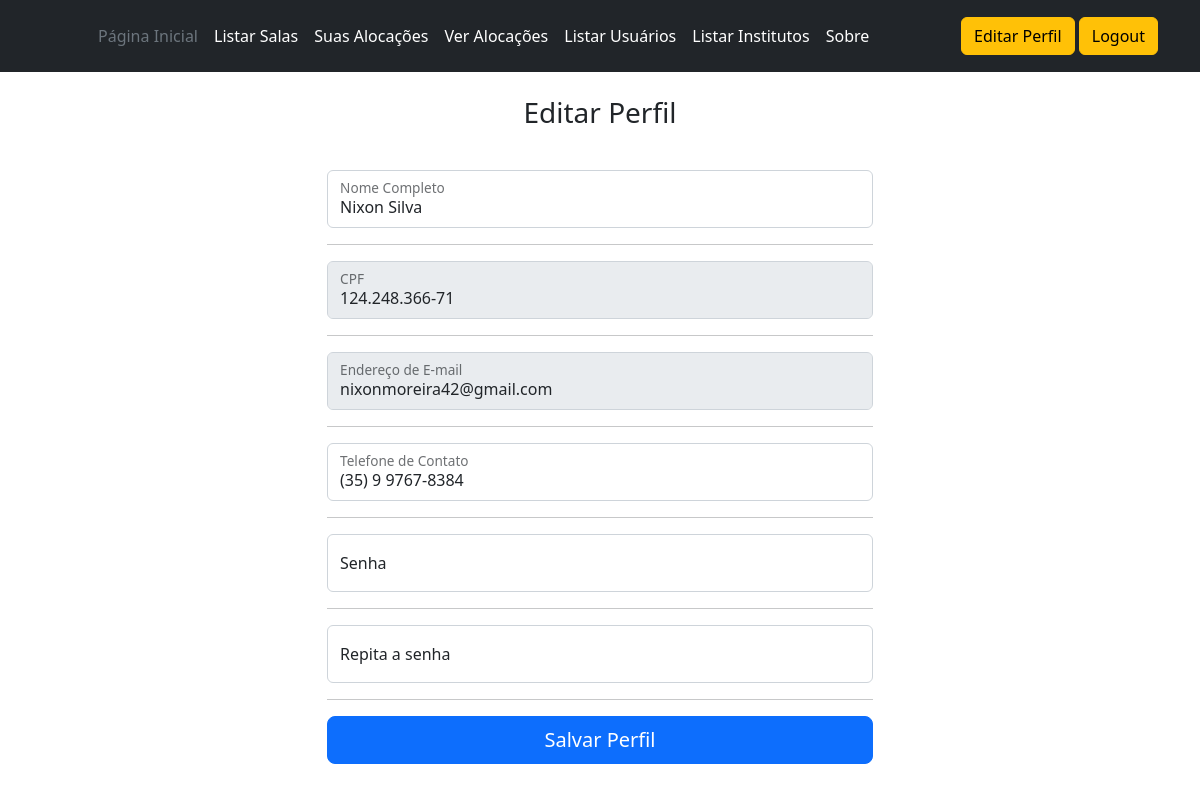
Page /index.php?page=signup&id=1 (signed in) on the committed database.
### tables this page shows
CREATE TABLE `user` (
  `id` int(11) NOT NULL,
  `name` varchar(255) NOT NULL,
  `email` varchar(255) NOT NULL,
  `pass_word` varchar(255) NOT NULL,
  `cpf` varchar(14) NOT NULL,
  `telephone` varchar(20) DEFAULT NULL,
  `type` enum('A','M','U') NOT NULL DEFAULT 'U',
  `created_at` timestamp NOT NULL DEFAULT CURRENT_TIMESTAMP,
  `altered_at` timestamp NOT NULL DEFAULT CURRENT_TIMESTAMP
);

### utils/list_users.php (called while the page is built, shortened)
<?php
function listSingleUser ($connection, $id)
{
    $query = "SELECT name, cpf, email, telephone FROM user WHERE id = $id";
    $result = mysqli_query($connection, $query);
    if ($result)
        return mysqli_fetch_array($result);
    else
        return null;
}

### views/sign_up.php (the view, shortened to what this page needs)
<body class="text-center">
  <?php
    include 'utils/list_users.php';
    $isEdit = false;
    $row = null;
    if (isset($_GET['id']))
    {
      $id = $_GET['id'];
      $isEdit = true;
      $row = listSingleUser($connection, $id);
    }
  ?>
  <div class = "container">
    <div class = "row">
      <div class = "col-3"></div>
      <div class = "col-6">
        <main class="form-signin w-100 m-auto">
          <form method="post" id="signup_form">
            <br>
            <?php
            if (!$isEdit) {
              ?><h1 class="h3 mb-3 fw-normal">Cadastro</h1><?php
            }
            else
            {
              ?><h1 class="h3 mb-3 fw-normal">Editar Perfil</h1><?php
            } ?>
            <br>
            <?php
            if (!$isEdit) { ?>
              <div class="form-floating">
                <input type="text" class="form-control" id="username" name = "userName" placeholder="Nome Completo" required maxLenght="128">
                <label for="username">Nome Completo</label>
              </div>
              <hr>
              <div class="form-floating">
                <input type="text" minlength="14" maxlength="14" class="form-control" id="cpf" name = "userCPF" placeholder="CPF" required>
                <script>
                  $("#cpf").keypress(function() {
                      $(this).mask('000.000.000-00');
                  });
                </script>
                <label for="cpf">CPF</label>
              </div>
              <hr>
              <div class="form-floating">
                <input type="email" class="form-control" id="email" name = "userEmail" placeholder="exemplo@unifei.edu.br" required>
                <label for="email">Endereço de E-mail</label>
              </div>
              <hr>
              <div class="form-floating">
                <input type="tel" class="form-control" id="telephone" name = "userTelephone" placeholder="(00) 0 0000-0000">
                <script>
                  $( "#telephone" ).keypress(function() {
                      $(this).mask('(00) 0 0000-0000');
                  });
                </script>
                <label for="telephone">Telefone de Contato</label>
              </div>
              <hr>
              <div class="form-floating">
                <input type="password" class="form-control" id="password" name = "userPassword" placeholder="Senha" required>
                <label for="password">Senha</label>
              </div>
              <hr>
              <div class="form-floating">
                <input type="password" class="form-control" id="passwordRepeat" name = "userPasswordRepeat" placeholder="Senha" required>
                <label for="passwordRepeat">Repita a senha</label>
              </div>
              <p style="color:#cc3300" id="errorPassword"></p>
              <hr>
              <button class="w-100 btn btn-lg btn-primary" type="button" id="submitButton" onclick="submitForm('signup_form', 'signup', true)">Cadastrar</button>
            <?php
            } else { ?>
              <div class="form-floating">
                <input type="text" class="form-control" id="username" name = "userName" placeholder="Nome Completo" value = "<?php echo $row['name']; ?>" required maxLenght="128">
                <label for="username">Nome Completo</label>
              </div>
              <hr>
              <div class="form-floating">
                <input type="text" minlength="14" maxlength="14" class="form-control" id="cpf" name = "userCPF" value = "<?php echo $row['cpf']; ?>" placeholder="CPF" disabled required>
                <label for="cpf">CPF</label>
              </div>
              <hr>
              <div class="form-floating">
                <input type="email" class="form-control" id="email" name = "userEmail" value = "<?php echo $row['email']; ?>" placeholder="exemplo@unifei.edu.br" disabled required>
                <label for="email">Endereço de E-mail</label>
              </div>
              <hr>
              <div class="form-floating">
                <input type="tel" class="form-control" id="telephone" name = "userTelephone" value = "<?php echo $row['telephone']; ?>" placeholder="(00) 0 0000-0000">
                <label for="telephone">Telefone de Contato</label>
              </div>
              <hr>
              <div class="form-floating">
                <input type="password" class="form-control" id="password" name = "userPassword" placeholder="Senha" required>
                <label for="password">Senha</label>
              </div>
              <hr>
              <div class="form-floating">
                <input type="password" class="form-control" id="passwordRepeat" name = "userPasswordRepeat" placeholder="Senha" required>
                <label for="passwordRepeat">Repita a senha</label>
              </div>
              <hr>
              <button class="w-100 btn btn-lg btn-primary" type="button" id="submitButton" onclick="submitEditForm('signup_form', 'signup', true, <?php echo $id; ?>)">Salvar Perfil</button>
            <?php
            } ?>
          </form>
        </main>
        <br>
      </div>
      <div class = "col-3"></div>
    </div>
  </div>
</body>

### rows in the picture
user: userName "Nixon Silva", userCPF "124.248.366-71", userEmail "nixonmoreira42@gmail.com", userTelephone "(35) 9 9767-8384"
